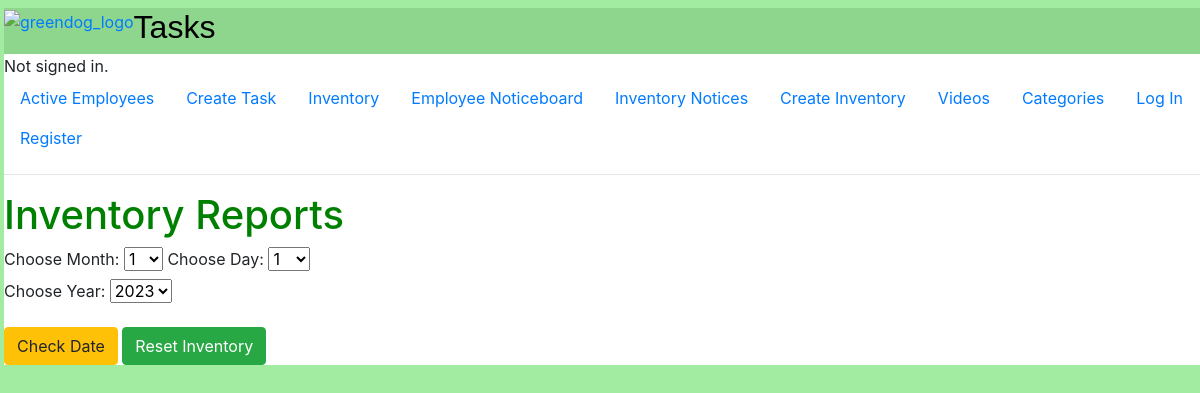
The page /todayInventoryComments on the database as committed earlier.
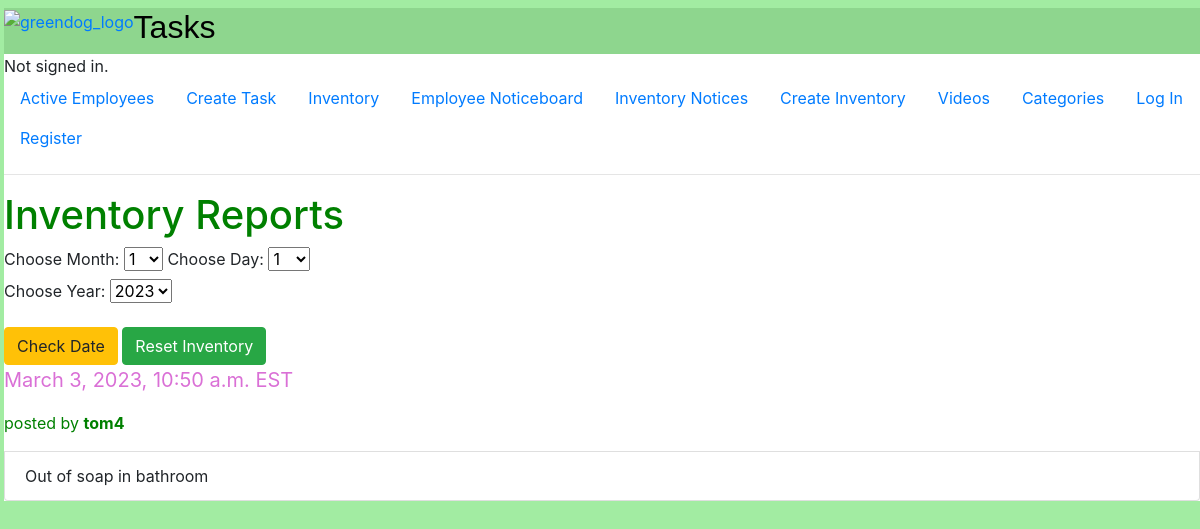
The same page on the database as committed later.
### auctions/models.py (models this page shows, shortened)
class Comment(models.Model):
    author = models.ForeignKey(
        User, on_delete=models.CASCADE,  blank=True, null=True, related_name="userComment")
    listing = models.ForeignKey(
        Listing, on_delete=models.CASCADE,  blank=True, null=True, related_name="listingComment")
    message = models.CharField(max_length=200)
    datetime = models.DateTimeField(
        max_length=100, default=datetime.now().strftime("%Y-%m-%d %H:%M:%S"))

class User(AbstractUser):
    pass

### auctions/views.py (the view)
# urls.py: path("todayInventoryComments", views.todayInventoryComments, name="todayInventoryComments"),
def todayInventoryComments(request):
        today = datetime.datetime.now()
        month = today.month
        day = today.day
        year = today.year
        today = datetime.datetime.now()
        currentYear = today.year
        comments = employeeComment.objects
        comments = Comment.objects.filter(datetime__month=month, datetime__day=day, datetime__year=year).order_by('datetime')
        return render(request, "auctions/sortedInventory.html", {
            "comments":comments,
            "rangeDays": range(1,32),
            "rangeHours": range(1,13),
            "rangeMinutes": range(0,31,30),
            "rangeMonths": range(1,12),
            "rangeYear": range(currentYear, currentYear - 3, -1)
        })

### auctions/templates/auctions/sortedInventory.html (shortened to what this page needs)
{% extends "auctions/layout.html" %}
    {% block body %}
<div>
    <h1 style="color:Green">Inventory Reports</h1>
    <form action="{% url 'sortedInventory' %}" method = "POST">
            <div class="form-group">
      <label for="month">Choose Month:</label>
      <select name="month" id="month">
            {% for i in rangeMonths %}
                <option value="{{i}}">{{i}}</option>
            {% endfor %}
      </select>
      <label for="startDay">Choose Day:</label>
      <select name="day" id="day">
            {% for i in rangeDays %}
                <option value="{{i}}">{{i}}</option>
            {% endfor %}
      </select>
    <div class="form-group">
      <label for="startYear">Choose Year:</label>
      <select name="year" id="year">
            {% for i in rangeYear %}
                <option value="{{i}}">{{i}}</option>
            {% endfor %}
    </select>
  </div>
            <button type="submit" class="btn btn-warning">Check Date</button>
            <button type="submit" class="btn btn-success"><a href="inventoryComments" style="color:white">Reset Inventory</a></button>
        </form>
    {% for comment in comments %}
    <p style="color:orchid; font-size:20px">{{comment.datetime}} EST </p>
    <p style="color:green">posted by <strong>{{comment.author}}</strong></p>
    <li class="list-group-item"> {{comment.message}}
    </li>
    {% endfor %}
</div>
{% endblock %}

Rows that differ between the two databases and show on the page:
added Comment: datetime "March 3, 2023, 10:50 a.m.", author "tom4", message "Out of soap in bathroom"
